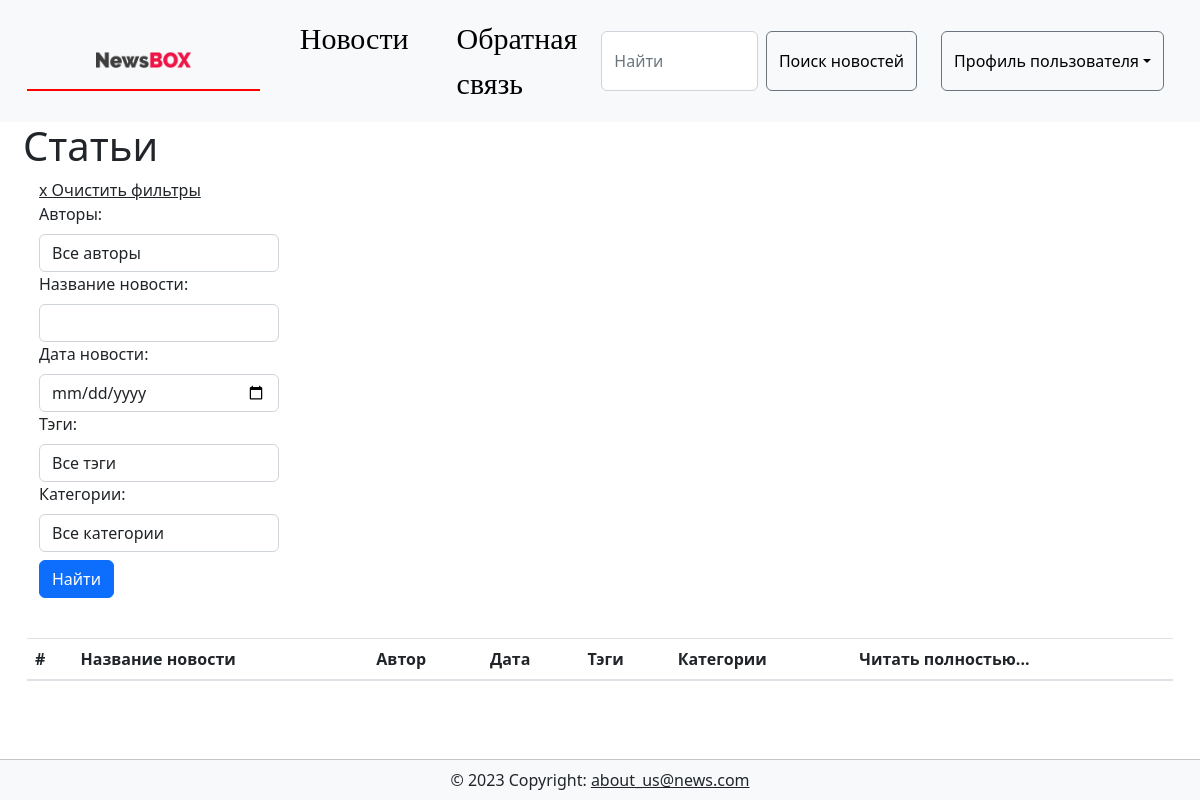
Before: /news/ with the older database file.
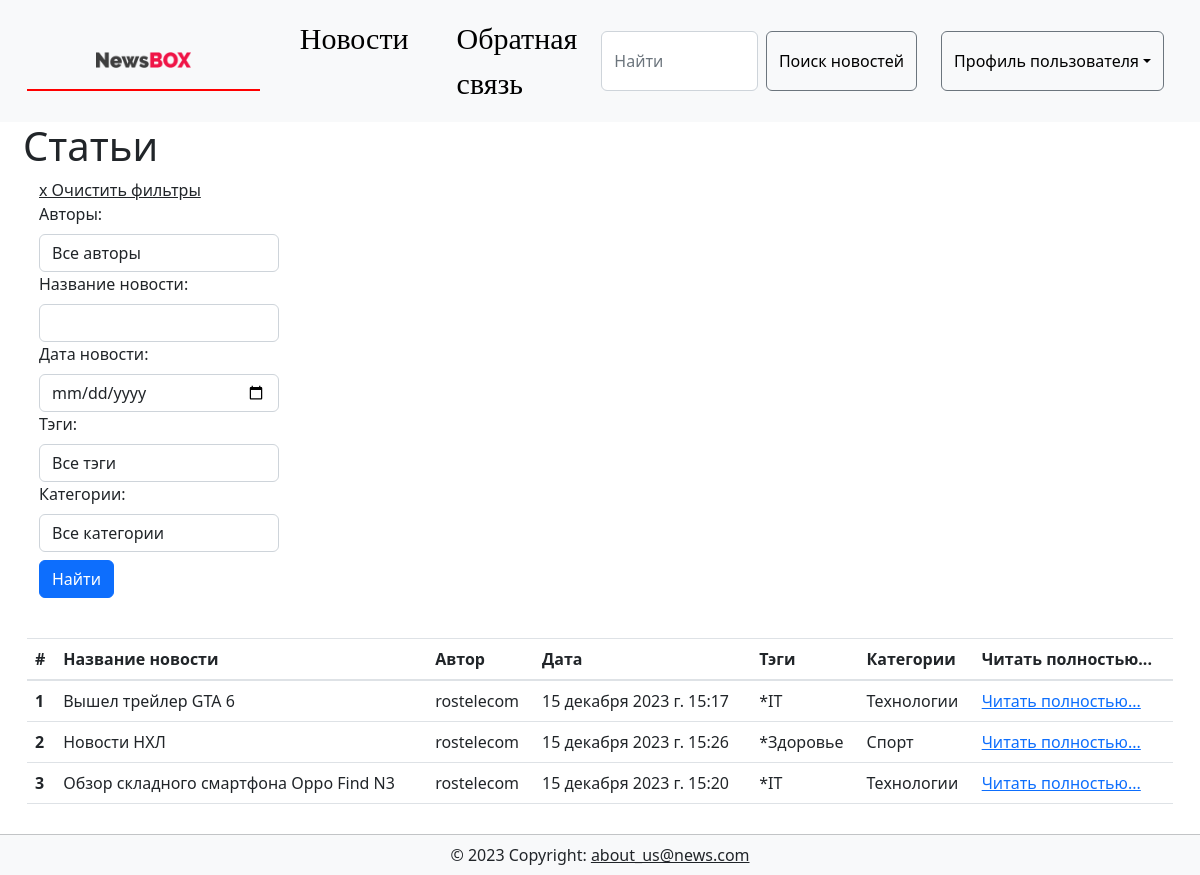
After: the same page with the newer database file.
### news/models.py (models this page shows, shortened)
class Article(models.Model):
    author = models.ForeignKey(User, on_delete=models.CASCADE, null=True, verbose_name='Автор')
    title = models.CharField('Название', max_length=50, default='')
    anouncement = models.TextField('Аннотация', max_length=250)
    text = models.TextField('Текст новости')
    date = models.DateTimeField('Дата публикации', auto_now=True) #default=timezone.now
    category = models.ForeignKey('Category', on_delete=models.SET_NULL, null=True, verbose_name='Категория')
    tags = models.ManyToManyField(to = Tag, blank=True, verbose_name='Тэги')
    objects = models.Manager()
    published = PublishedToday()
    def get_absolute_url(self):
        return f'/news/{int(self.id)}'
    def tag_list(self):
        s = ''
        for tag in self.tags.all():
            s += '*'+tag.title +' '
        return s
    class Meta:
        verbose_name = "Новость"
        verbose_name_plural = "Новости"
        ordering = ['title','date']

class Tag(models.Model):
    title = models.CharField(max_length=15, verbose_name='Название')
    status = models.BooleanField(default=True, verbose_name='Статус')
    def __str__(self):
        return self.title
    class Meta:
        ordering = ['title', 'status']
        verbose_name = "Тэг"
        verbose_name_plural = "Тэги"

class Category(models.Model):
    name = models.CharField('Категория', max_length=200,
                            unique=True,
                            )
    def __str__(self):
        return self.name
    class Meta:
        verbose_name = "Категория"
        verbose_name_plural = "Категории"

### news/views.py (the view)
# urls.py: path('news/', views.ArticleListView.as_view(), name='news_list'),
class ArticleListView(SingleTableMixin,FilterView):
    model = Article
    table_class = ArticleTable
    filterset_class = ArticleFilter
    paginate_by = 15
    template_name = 'news/news.html'

### news/templates/news/news.html
{% extends  'news/base_generic.html' %}
{% load bootstrap5 %}
{% load bootstrap_icons %}
{% load static %}
{% load widget_tweaks %}
{% block content %}
<div class="col-md-3 ml-2">
   <h1>Статьи</h1>
</div>
<div class="container-fluid">
    <div class="col-md-3">
        <div class="container">
            <a class="text-dark text-sm mb-1" href="{% url 'news_app:news_list' %}">x Очистить фильтры</a>
            <form method="get">
                <div style="display: grid;">
                    {% for field in filter.form %}
                    <div id="form-field-{{ forloop.counter0 }}">
                        {{ field.label_tag }} {% render_field field class="form-control" %}
                    </div>
                    {% endfor %}
                </div>
                <button type="submit" class="btn btn-primary mb-3 mt-2">Найти</button>
            </form>
        </div>
        <br />
    </div>
</div>
<div class="container-fluid">
    <div class="col-md-12">
        <table class="table">
            <thead>
                <tr>
                    <th scope="col">#</th>
                    <th scope="col">Название новости</th>
                    <th scope="col">Автор</th>
                    <th scope="col">Дата</th>
                    <th scope="col">Тэги</th>
                    <th scope="col">Категории</th>
                    <th scope="col">Читать полностью...</th>
                </tr>
            </thead>
            <tbody>
                {% for article in filter.qs %}
                <tr>
                    <th scope="row">{{ forloop.counter }}</th>
                    <td>{{ article.title }}</td>
                    <td>{{ article.author }}</td>
                    <td>{{ article.date }}</td>
                    <td>{{ article.tag_list }}</td>
                    <td>{{ article.category }}</td>
                    <td><a href="{{ article.get_absolute_url }}">Читать полностью...</a></td>
                </tr>
                {% endfor %}
            </tbody>
        </table>
    </div>
</div>
{% endblock content%}

Changed rows visible on the page:
added Article: title "Вышел трейлер GTA 6", author "rostelecom", date "15 декабря 2023 г. 15:17", tag_list "*IT", category "Технологии"
added Article: title "Новости НХЛ", author "rostelecom", date "15 декабря 2023 г. 15:26", tag_list "*Здоровье", category "Спорт"
added Article: title "Обзор складного смартфона Oppo Find N3", author "rostelecom", date "15 декабря 2023 г. 15:20", tag_list "*IT", category "Технологии"
